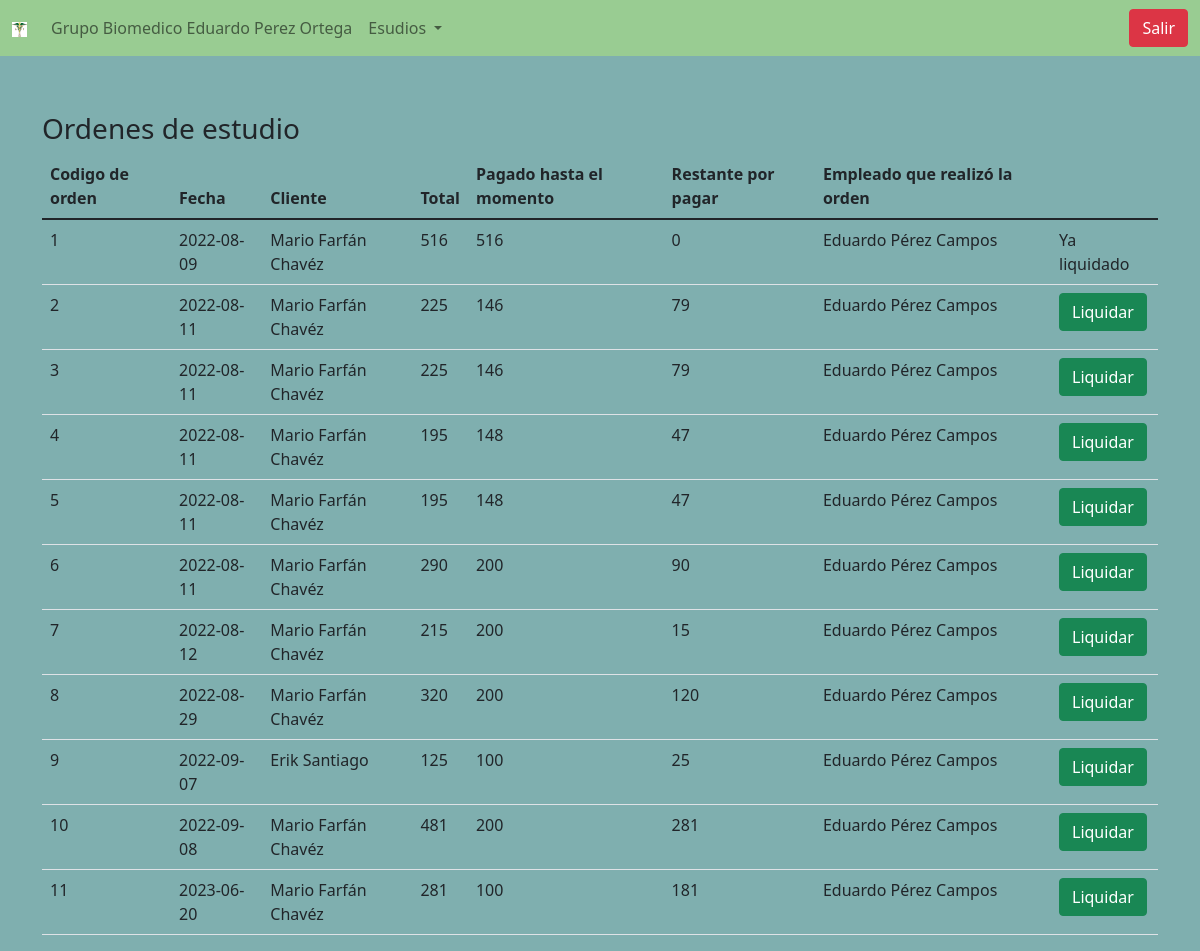
/Vista/ListaDeOrdenes.php (signed in), run on the app's committed database.
### tables this page shows
CREATE TABLE IF NOT EXISTS `ordenestudio` (
  `idorden` int NOT NULL AUTO_INCREMENT,
  `fecha` date DEFAULT NULL,
  `diagnostico` varchar(100) DEFAULT NULL,
  `iddoctor` int DEFAULT NULL,
  `idempleado` int DEFAULT NULL,
  `observaciones` varchar(100) DEFAULT NULL,
  `pago` double DEFAULT NULL,
  `metodopago` varchar(45) DEFAULT NULL,
  `idcliente` int NOT NULL,
  `total` float NOT NULL,
  PRIMARY KEY (`idorden`),
  KEY `iddoctor` (`iddoctor`),
  KEY `idempleado` (`idempleado`),
  KEY `ordenestudio_ibfk_4` (`idcliente`)
);

CREATE TABLE IF NOT EXISTS `cliente` (
  `idcliente` int NOT NULL AUTO_INCREMENT,
  `nombre` varchar(100) DEFAULT NULL,
  `apellidoP` varchar(50) NOT NULL,
  `apellidoM` varchar(50) DEFAULT NULL,
  `edad` int NOT NULL,
  `periodoedad` varchar(20) NOT NULL,
  `sexo` char(1) NOT NULL,
  `telefono` varchar(20) DEFAULT NULL,
  `email` varchar(40) DEFAULT NULL,
  `rfc` varchar(20) DEFAULT NULL,
  `imagen` varchar(50) DEFAULT NULL,
  `estatura` int DEFAULT NULL,
  `peso` int DEFAULT NULL,
  `idtipocliente` int DEFAULT NULL,
  `idcuenta` int DEFAULT NULL,
  `calle` varchar(80) DEFAULT NULL,
  `colonia` varchar(80) DEFAULT NULL,
  `poblacion` varchar(80) DEFAULT NULL,
  `municipio` varchar(80) DEFAULT NULL,
  `estado` varchar(80) DEFAULT NULL,
  `codigoPostal` varchar(15) DEFAULT NULL,
  `nombref` varchar(50) DEFAULT NULL,
  `correof` varchar(50) DEFAULT NULL,
  `domf` varchar(50) DEFAULT NULL,
  `pobf` varchar(50) DEFAULT NULL,
  `telefonof` varchar(15) DEFAULT NULL,
  `codigopostalf` int DEFAULT NULL,
  PRIMARY KEY (`idcliente`),
  KEY `idcuenta` (`idcuenta`),
  KEY `cliente_ibfk_1` (`idtipocliente`)
);

CREATE TABLE IF NOT EXISTS `empleado` (
  `idempleado` int NOT NULL AUTO_INCREMENT,
  `nombre` varchar(100) DEFAULT NULL,
  `apellidoP` varchar(50) NOT NULL,
  `apellidoM` varchar(50) DEFAULT NULL,
  `telefono` varchar(15) DEFAULT NULL,
  `rfc` varchar(15) NOT NULL,
  `puesto` varchar(50) DEFAULT NULL,
  `idcuenta` int DEFAULT NULL,
  PRIMARY KEY (`idempleado`),
  KEY `idcuenta` (`idcuenta`)
);

### Modelo/Conexion.php (called while the page is built, shortened)
<?php
 class Conexion{
    private $conexion;
    public function __construct($servidor, $bd, $usuario, $password){
        $this->conexion=mysqli_connect($servidor,$usuario,$password,$bd);
        $selBD = mysqli_select_db($this->conexion,$bd);
    }
    public function ejecutar($query){
        return mysqli_query($this->conexion,$query);
    }
}
?>

### Vista/ListaDeOrdenes.php (the view, shortened to what this page needs)
<?php
include_once "nav2.php"
?>
<!DOCTYPE html>
<html lang="en">
<head>
    <link href="../bootstrap-5.0.2-dist/css/bootstrap-grid.min.css" rel="stylesheet" >
</head>
    <body style="background-color: rgb(127, 175, 175);">
        <div class="container mt-5">
            <div class="row">
                <div class="col">
                    <h3 class="mt-2">Ordenes de estudio</h3>
                </div>
            </div>
            <div id="tablaOrdenes">
            <table class="table table-responsive">
    <thead>
        <tr>
            <th>Codigo de orden</th>
            <th>Fecha</th>
            <th>Cliente</th>
            <th>Total</th>
            <th>Pagado hasta el momento</th>
            <th>Restante por pagar</th>
            <th>Empleado que realizó la orden</th>
        </tr>
    </thead>
    <tbody>
        <?php
            include_once "../Modelo/Conexion.php";
            $sql = "SELECT * FROM ordenestudio";
            $user = $_SESSION['user'];
            $pass= $_SESSION['pass'];
            $d = new Conexion("localhost","laboratorio",$user,$pass);
            $res = $d->ejecutar($sql);
            while($reg = mysqli_fetch_array($res)):
        ?>
        <tr>
            <?php
            $porPagar = $reg[9]-$reg[6];
            ?>
            <td class="idorden"><?php echo($reg[0]) ?></td>
            <td><?php echo($reg[1]) ?></td>
            <td>
                <?php
                    $idcliente = $reg[8];
                    $sqlcliente = "SELECT * FROM cliente where idcliente = $idcliente";
                    $error = $d->ejecutar($sqlcliente);
                    $reg2 = mysqli_fetch_array($error);
                    echo($reg2[1]." ".$reg2[2]." ".$reg2[3]);
                ?>
            </td>
            <td><?php echo($reg[9]) ?></td>
            <td><?php echo($reg[6]) ?></td>
            <td class="faltante"><?php echo($porPagar) ?></td>
            <td>
                <?php
                    $idempleado = $reg[4];
                    $sqlempleado = "SELECT * FROM empleado where idempleado = $idempleado";
                    $error2 = $d->ejecutar($sqlempleado);
                    $reg3 = mysqli_fetch_array($error2);
                    echo($reg3[1]." ".$reg3[2]." ".$reg3[3]);
                ?>
            </td>
            <td>
                <?php
                if($porPagar==0){
                    ?>
                    <td>Ya liquidado</td>
                <?php
                }else{
                    ?>
                    <td><a class="btn btn-success" onclick="liquidar(this)"><i class="fa fa-trash-o" aria-hidden="true"></i>Liquidar</a></td>
                <?php
                }
                ?>
            </td>
        </tr>
        <?php endwhile?>
    </tbody>
            </div>
        </div>
    </body>
</html>

### data on the page
ordenestudio: idorden "1", fecha "2022-08-09", idcliente.nombre "Mario", idcliente.apellidoP "Farfán", idcliente.apellidoM "Chavéz", total "516", pago "516", porPagar "0", idempleado.nombre "Eduardo", idempleado.apellidoP "Pérez", idempleado.apellidoM "Campos", shows "Ya liquidado"
ordenestudio: idorden "2", fecha "2022-08-11", idcliente.nombre "Mario", idcliente.apellidoP "Farfán", idcliente.apellidoM "Chavéz", total "225", pago "146", porPagar "79", idempleado.nombre "Eduardo", idempleado.apellidoP "Pérez", idempleado.apellidoM "Campos", shows "Liquidar"
ordenestudio: idorden "3", fecha "2022-08-11", idcliente.nombre "Mario", idcliente.apellidoP "Farfán", idcliente.apellidoM "Chavéz", total "225", pago "146", porPagar "79", idempleado.nombre "Eduardo", idempleado.apellidoP "Pérez", idempleado.apellidoM "Campos", shows "Liquidar"
ordenestudio: idorden "4", fecha "2022-08-11", idcliente.nombre "Mario", idcliente.apellidoP "Farfán", idcliente.apellidoM "Chavéz", total "195", pago "148", porPagar "47", idempleado.nombre "Eduardo", idempleado.apellidoP "Pérez", idempleado.apellidoM "Campos", shows "Liquidar"
ordenestudio: idorden "5", fecha "2022-08-11", idcliente.nombre "Mario", idcliente.apellidoP "Farfán", idcliente.apellidoM "Chavéz", total "195", pago "148", porPagar "47", idempleado.nombre "Eduardo", idempleado.apellidoP "Pérez", idempleado.apellidoM "Campos", shows "Liquidar"
ordenestudio: idorden "6", fecha "2022-08-11", idcliente.nombre "Mario", idcliente.apellidoP "Farfán", idcliente.apellidoM "Chavéz", total "290", pago "200", porPagar "90", idempleado.nombre "Eduardo", idempleado.apellidoP "Pérez", idempleado.apellidoM "Campos", shows "Liquidar"
ordenestudio: idorden "7", fecha "2022-08-12", idcliente.nombre "Mario", idcliente.apellidoP "Farfán", idcliente.apellidoM "Chavéz", total "215", pago "200", porPagar "15", idempleado.nombre "Eduardo", idempleado.apellidoP "Pérez", idempleado.apellidoM "Campos", shows "Liquidar"
ordenestudio: idorden "8", fecha "2022-08-29", idcliente.nombre "Mario", idcliente.apellidoP "Farfán", idcliente.apellidoM "Chavéz", total "320", pago "200", porPagar "120", idempleado.nombre "Eduardo", idempleado.apellidoP "Pérez", idempleado.apellidoM "Campos", shows "Liquidar"
ordenestudio: idorden "9", fecha "2022-09-07", idcliente.nombre "Erik", idcliente.apellidoP "Santiago", total "125", pago "100", porPagar "25", idempleado.nombre "Eduardo", idempleado.apellidoP "Pérez", idempleado.apellidoM "Campos", shows "Liquidar"
ordenestudio: idorden "10", fecha "2022-09-08", idcliente.nombre "Mario", idcliente.apellidoP "Farfán", idcliente.apellidoM "Chavéz", total "481", pago "200", porPagar "281", idempleado.nombre "Eduardo", idempleado.apellidoP "Pérez", idempleado.apellidoM "Campos", shows "Liquidar"
ordenestudio: idorden "11", fecha "2023-06-20", idcliente.nombre "Mario", idcliente.apellidoP "Farfán", idcliente.apellidoM "Chavéz", total "281", pago "100", porPagar "181", idempleado.nombre "Eduardo", idempleado.apellidoP "Pérez", idempleado.apellidoM "Campos", shows "Liquidar"
